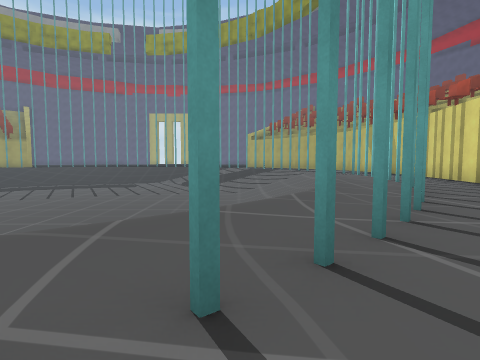
[1] (above)

14 first-person views from a walk through a 3-D level made in the Unity game engine. The camera is 1.2 m above the floor, tilts 4° down and sees 80° across. The floor is counted in squares, 2 m on a side. Each view is taken from the middle of a square. On the plan, view 1 faces up. The plan holds only what a view shows up to about 9 squares ahead; the rest is blank. The place goes on beyond the plan. Some surface patterns are stand-ins.

[2]
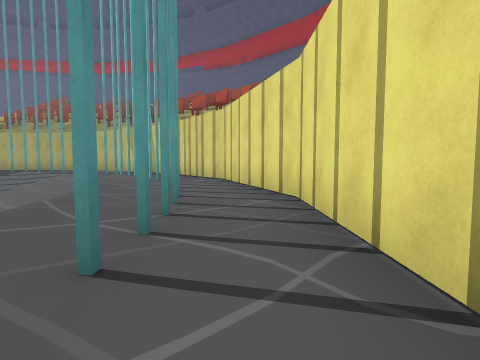

[3]
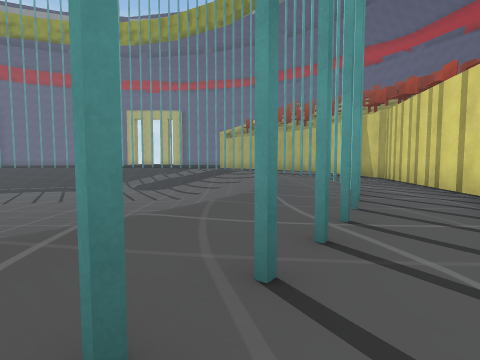

[4]
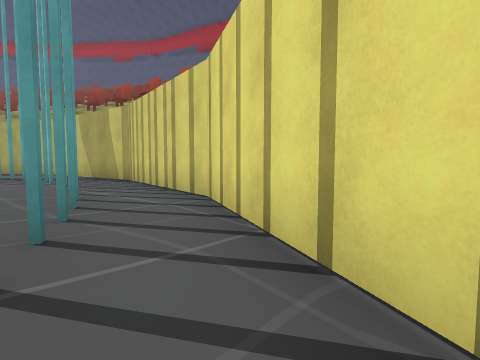

[5]
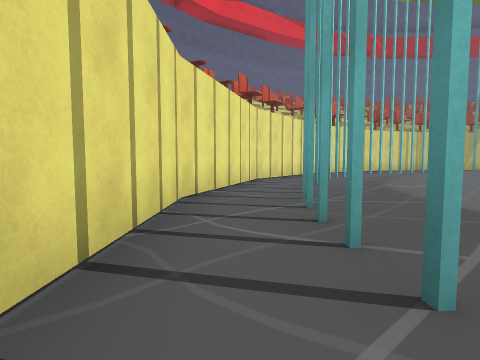

[6]
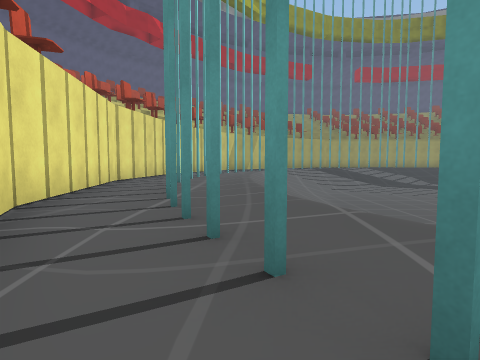

[7]
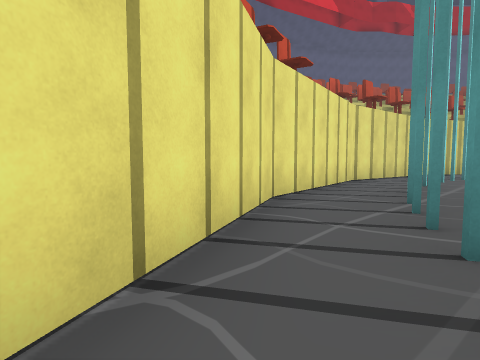

[8]
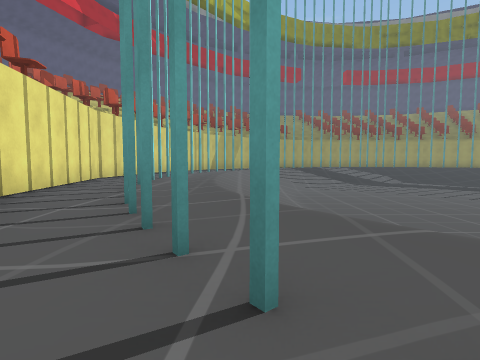

[9]
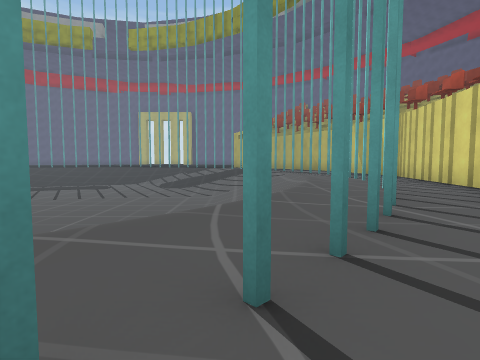

[10]
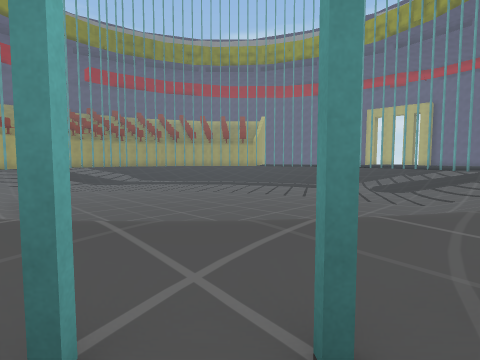

[11]
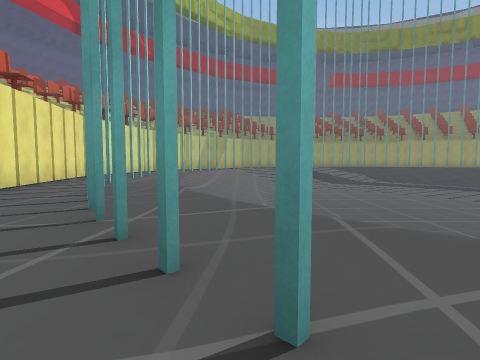

[12]
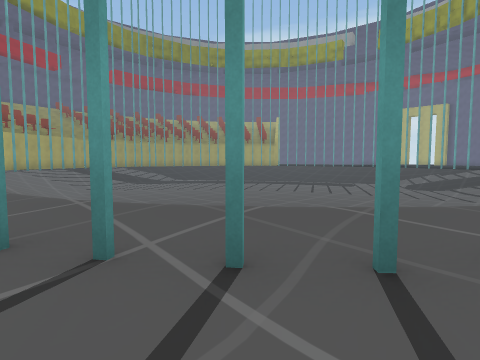

[13]
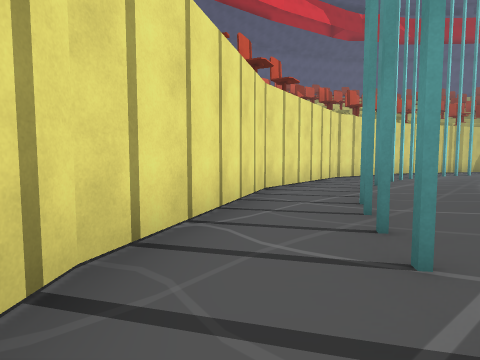

[14]
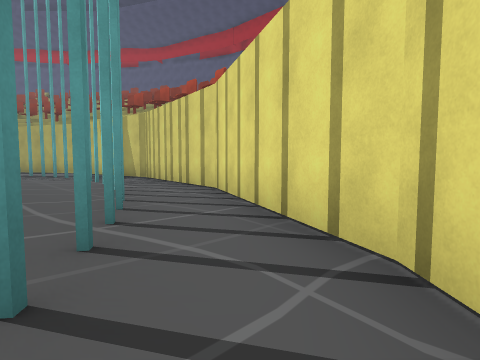

### Floor plan
Key: @ floor where view 1 was taken; # wall or solid block; x gap in a wall; . main floor; : floor 0.25 m higher than the main floor; - floor 1.75 m lower than the main floor; / step, stairs or slope.
Columns run from 10 left of view 1 to 7 right of it. Each row starts with its distance up from view 1.
 13           //    .#
 12          -//  .x.#
 11      --- -////.x.#
 10      -----////.x.#
  9    -------///:##.#
  8   -------- //:x.##
  7   -------  //.#.#
  6  -------   /:...#
  5  ------    /...##
  4  -----    /:...#
  3  ////    /:.#.##
  2 /////////:.#..#
  1 ////////.#...##
  0 :::::....#@.##
 -1 #.....x...###
 -2 ..xx#...###
 -3 .....####
 -4 ######

Where each view was taken, in squares from view 1:
view 1: 0 up, 0 right, facing up
view 2: 0 up, 0 right, facing up-right
view 3: 2 up, 2 right, facing up
view 4: 3 up, 3 right, facing up-right
view 5: 3 up, 3 right, facing down-left
view 6: 0 up, 0 right, facing left
view 7: 0 up, 0 right, facing down-left
view 8: 1 up, 1 right, facing left
view 9: 1 up, 1 right, facing up
view 10: 2 up, 2 right, facing up-left
view 11: 2 up, 2 right, facing left
view 12: 0 up, 1 right, facing up-left
view 13: 1 up, 1 right, facing down-left
view 14: 2 up, 2 right, facing up-right
